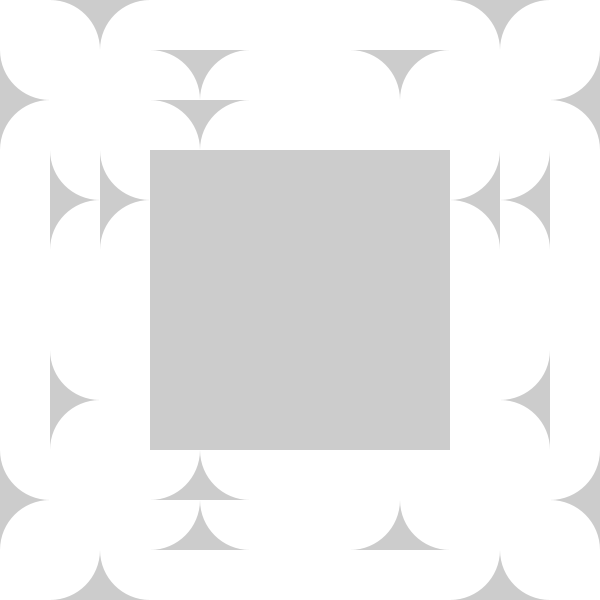
Frame 1 (no input)
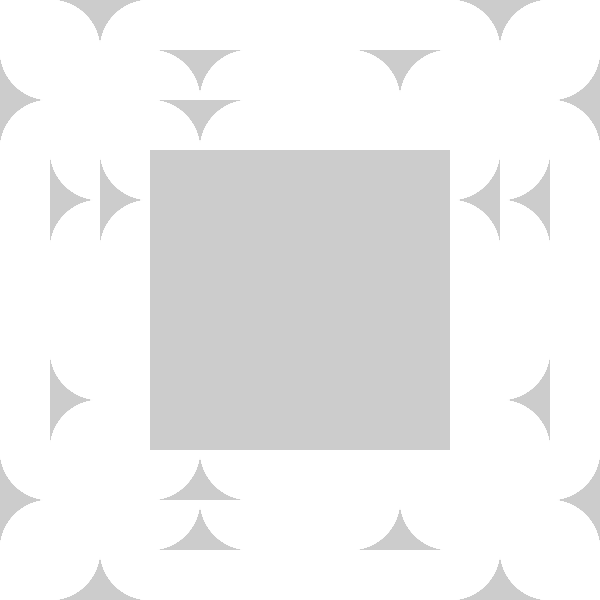
Frame 60 (the mouse pressed at the canvas centre just before this capture)
Frame 120 (the mouse held since frame 60 and released just before this capture): identical to frame 60, image omitted

The Processing sketch that drew these frames (run headless with seeded random() and noise(); from frame 60 on, the mouse is pressed at the canvas centre):

// Processing sketch: Mangueiras
// ── Mangueiras.pde
String posicaoQuebras[] = {"0", "meio","terco","corner","meio"};//ordenacao invertida
int numeroDivisoes= 3;

void setup() {
  size(600, 600);
}

void draw() {
  String n[] = {" "};
  noStroke();
  criarCamada(0, 0, width, height, numeroDivisoes, n, posicaoQuebras, 50);
}

void criarCamada(float xInicial, float yInicial, float xFinal, float yFinal, int divisao, String[] direcaoQuebra, String[] posQuebra, float espessura) {
  if (divisao >0) {
    criarLados(xInicial, yInicial, xFinal, yFinal, divisao, direcaoQuebra, posQuebra, espessura, "topDown");
    criarLados(xInicial,yInicial,xFinal,yFinal,divisao,direcaoQuebra,posQuebra,espessura,"leftRight");  
    criarCamada(xInicial+espessura, yInicial+espessura, xFinal-espessura, yFinal-espessura, divisao-1, direcaoQuebra, posQuebra, espessura);
  }
}

void criarLados(float xInicial, float yInicial, float xFinal, float yFinal, int divisao, String[] direcaoQuebra, String[] posQuebra, float espessura, String lado) {
  if (lado.equals("topDown")) {
    if (posQuebra[divisao].equals("corner")) {
      rect(xInicial, yInicial, espessura, espessura);
      semiCirculo(xInicial+espessura, yInicial+espessura, 2*espessura, "cima");
      semiCirculo(xInicial+3*espessura, yInicial+espessura, 2*espessura, "cima");
      rect(xInicial+3*espessura, yInicial, (xFinal-xInicial)-6*espessura, espessura);
      semiCirculo(xFinal-espessura, yInicial+espessura, 2*espessura, "cima");
      semiCirculo(xFinal-3*espessura, yInicial+espessura, 2*espessura, "cima");
      rect(xFinal-espessura, yInicial, espessura, espessura);

      rect(xInicial, yFinal-espessura, espessura, espessura);
      semiCirculo(xInicial+espessura, yFinal-espessura, 2*espessura, "baixo");
      semiCirculo(xInicial+3*espessura, yFinal-espessura, 2*espessura, "baixo");
      rect(xInicial+3*espessura, yFinal-espessura, (xFinal-xInicial)-6*espessura, espessura);
      semiCirculo(xFinal-espessura, yFinal-espessura, 2*espessura, "baixo");
      semiCirculo(xFinal-3*espessura, yFinal-espessura, 2*espessura, "baixo");
      rect(xFinal-espessura, yFinal-espessura, espessura, espessura);
    } else if (posQuebra[divisao].equals("terco")) {
      rect(xInicial, yInicial, 2*espessura, espessura);
      semiCirculo(xInicial+2*espessura, yInicial+espessura, 2*espessura, "cima");
      semiCirculo(xInicial+4*espessura, yInicial+espessura, 2*espessura, "cima");
      rect(xInicial+4*espessura, yInicial, (xFinal-xInicial)-8*espessura, espessura);
      semiCirculo(xFinal-4*espessura, yInicial+espessura, 2*espessura, "cima");
      semiCirculo(xFinal-2*espessura, yInicial+espessura, 2*espessura, "cima");
      rect(xFinal-2*espessura, yInicial, 2*espessura, espessura);

      rect(xInicial, yFinal-espessura, 2*espessura, espessura);
      semiCirculo(xInicial+2*espessura, yFinal-espessura, 2*espessura, "baixo");
      semiCirculo(xInicial+4*espessura, yFinal-espessura, 2*espessura, "baixo");
      rect(xInicial+4*espessura, yFinal-espessura, (xFinal-xInicial)-8*espessura, espessura);
      semiCirculo(xFinal-4*espessura, yFinal-espessura, 2*espessura, "baixo");
      semiCirculo(xFinal-2*espessura, yFinal-espessura, 2*espessura, "baixo");
      rect(xFinal-2*espessura, yFinal-espessura, 2*espessura, espessura);
    } else if (posQuebra[divisao].equals("meio")) {
      rect(xInicial, yInicial, ((xFinal-xInicial)/2)-espessura-xInicial, espessura);
      semiCirculo(((xFinal-xInicial)/2)-espessura, yInicial+espessura, 2*espessura, "cima");
      semiCirculo(((xFinal-xInicial)/2)+espessura, yInicial+espessura, 2*espessura, "cima");
      rect(((xFinal-xInicial)/2)+espessura, yInicial, (xFinal-((xFinal-xInicial)/2)-espessura), espessura);

      rect(xInicial, yFinal-espessura, ((xFinal-xInicial)/2)-espessura-xInicial, espessura);
      semiCirculo(((xFinal-xInicial)/2)-espessura, yFinal-espessura, 2*espessura, "baixo");
      semiCirculo(((xFinal-xInicial)/2)+espessura, yFinal-espessura, 2*espessura, "baixo");
      rect(((xFinal-xInicial)/2)+espessura, yFinal-espessura, (xFinal-((xFinal-xInicial)/2)-espessura), espessura);
    } else if (posQuebra[divisao].equals("vazia")) {
      rect(xInicial, yInicial, xFinal-xInicial, espessura);

      rect(xInicial, yFinal-espessura, xFinal-xInicial, espessura);
    }
  } else if (lado.equals("leftRight")) {
      if (posQuebra[divisao].equals("corner")) {
        rect(xInicial, yInicial, espessura, espessura);
        semiCirculo(xInicial+espessura, yInicial+espessura, 2*espessura, "esquerda");
        semiCirculo(xInicial+espessura, yInicial+3*espessura, 2*espessura, "esquerda");
        rect(xInicial, yInicial+3*espessura, espessura, (yFinal-yInicial)-6*espessura);
        semiCirculo(xInicial+espessura, yFinal-espessura, 2*espessura, "esquerda");
        semiCirculo(xInicial+espessura, yFinal-3*espessura, 2*espessura, "esquerda");
        rect(xInicial, yFinal-espessura, espessura, espessura);

        rect(xFinal, yInicial, espessura, espessura);
        semiCirculo(xFinal-espessura, yInicial+espessura, 2*espessura, "direita");
        semiCirculo(xFinal-espessura, yInicial+3*espessura, 2*espessura, "direita");
        rect(xFinal-espessura, yInicial+3*espessura, espessura, (yFinal-yInicial)-6*espessura);
        semiCirculo(xFinal-espessura, yFinal-espessura, 2*espessura, "direita");
        semiCirculo(xFinal-espessura, yFinal-3*espessura, 2*espessura, "direita");
        rect(xInicial, yFinal-espessura, espessura, espessura);
      } else if (posQuebra[divisao].equals("terco")) {
        rect(xInicial, yInicial, espessura, 2*espessura);
        semiCirculo(xInicial+espessura, yInicial+2*espessura, 2*espessura, "esquerda");
        semiCirculo(xInicial+espessura, yInicial+4*espessura, 2*espessura, "esquerda");
        rect(xInicial, yInicial+4*espessura,espessura , (yFinal-yInicial)-8*espessura);
        semiCirculo(xInicial+espessura, yFinal-4*espessura, 2*espessura, "esquerda");
        semiCirculo(xInicial+espessura, yFinal-2*espessura, 2*espessura, "esquerda");
        rect(xInicial, yFinal-2*espessura, espessura, 2*espessura);

        rect(xFinal-espessura, yInicial, espessura, 2*espessura);
        semiCirculo(xFinal-espessura, yInicial+2*espessura, 2*espessura, "direita");
        semiCirculo(xFinal-espessura, yInicial+4*espessura, 2*espessura, "direita");
        rect(xFinal-espessura, yInicial+4*espessura,espessura , (yFinal-yInicial)-8*espessura);
        semiCirculo(xFinal-espessura, yFinal-4*espessura, 2*espessura, "direita");
        semiCirculo(xFinal-espessura, yFinal-2*espessura, 2*espessura, "direita");
        rect(xFinal-espessura, yFinal-2*espessura, espessura, 2*espessura);
      } else if (posQuebra[divisao].equals("meio")) {
        rect(xInicial, yInicial, espessura, ((yFinal-yInicial)/2)-espessura-yInicial);
        semiCirculo(xInicial+espessura, (yFinal-yInicial)/2-espessura, 2*espessura, "esquerda");
        semiCirculo(xInicial+espessura, ((yFinal-yInicial)/2)+espessura, 2*espessura, "esquerda");
        rect(xInicial,((yFinal-yInicial)/2)+espessura, espessura, (xFinal-((xFinal-xInicial)/2)-espessura));

        rect(xFinal-espessura, yInicial, espessura, ((yFinal-yInicial)/2)-espessura-yInicial);
        semiCirculo(xFinal-espessura, (yFinal-yInicial)/2-espessura, 2*espessura, "direita");
        semiCirculo(xFinal-espessura, ((yFinal-yInicial)/2)+espessura, 2*espessura, "direita");
        rect(xFinal-espessura,((yFinal-yInicial)/2)+espessura, espessura, (xFinal-((xFinal-xInicial)/2)-espessura));
      } else if (posQuebra[divisao].equals("vazia")) {
        rect(xInicial, yInicial, xFinal-xInicial, espessura);

        rect(xInicial, yFinal-espessura, xFinal-xInicial, espessura);
      }
  }
}

void semiCirculo (float x, float y, float tamanho, String orientacao) {
  switch(orientacao) {
  case "cima":
    arc(x, y, tamanho, tamanho, PI, TAU);
    break;
  case "baixo":
    arc(x, y, tamanho, tamanho, -TAU, -PI);
    break;
  case "esquerda":
    arc(x, y, tamanho, tamanho, HALF_PI, HALF_PI+PI);
    break;
  case "direita":
    arc(x, y, tamanho, tamanho, -HALF_PI, HALF_PI);
    break;
  }
}
